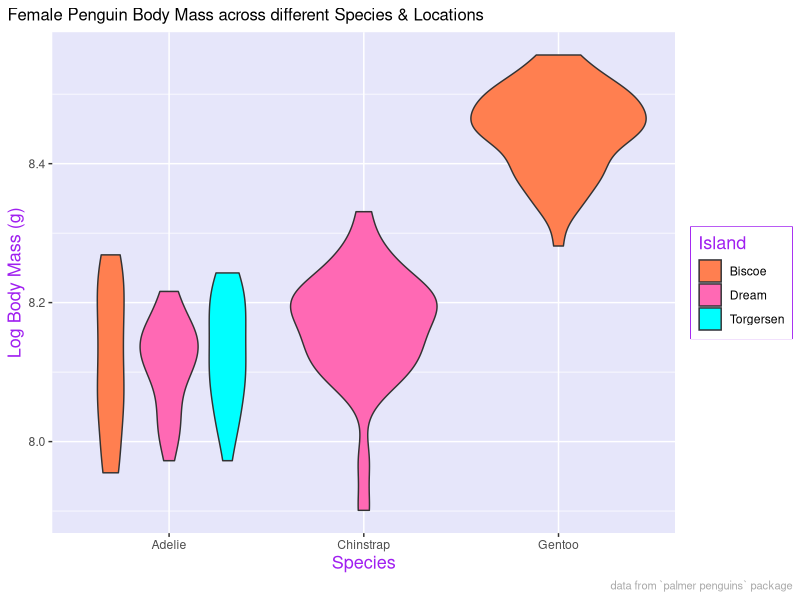
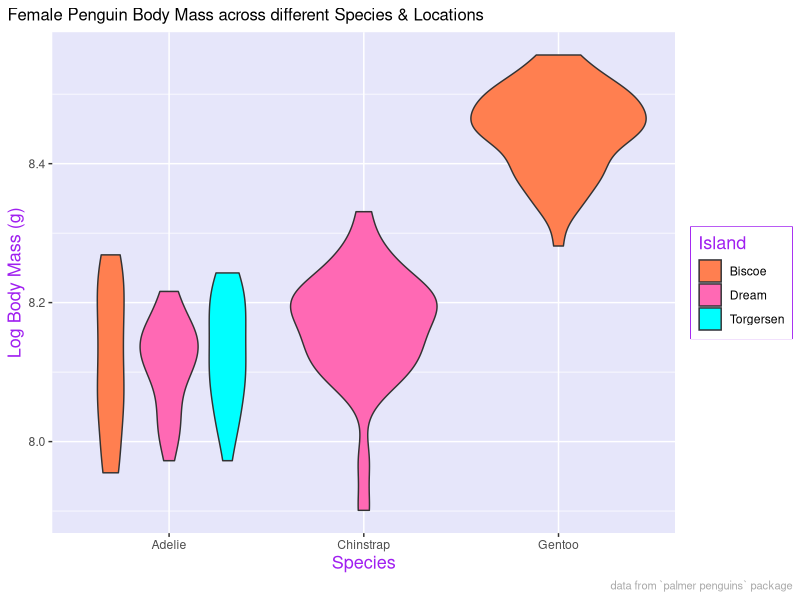

Source code (R) for these figures, in order:
###### General Info ######------------------------------------------------
# Homework Week 4
# For dataset penguins, this script will:
#   1. Calculate mean and variance of body mass by species, island, and sex
#       without any NAs
#   2. Excludes male penguins, calculates log body mass, selects only
#      columns for species, island, sex, log body mass. Then uses these data
#       to make a plot with clean & clear labels. Saves plot in output folder.
#
# created: 2023-02-14
# created by: Marisa Mackie
# collaboration with: Jesse & Avetis
# edited: 2023-02-14

###### Load Libraries ######-------------------------------------------
library(palmerpenguins)
library(tidyverse)
library(here)

###### Data ######-----------------------------------------------------
view(penguins) # Opens penguins in data viewer

###### Analysis ######-------------------------------------------------

#------[Part 1]------
# Creates new dataframe "peng_body_mass" using data from penguins
peng_body_mass <- penguins %>% 
  group_by(species, island, sex) %>% # Groups by species, island, and sex
  drop_na(sex) %>% # Excludes NA values for sex
  # Calculates mean & variance of body mass, excluding NA values
  summarize(mean_body_mass = mean(body_mass_g, na.rm = TRUE),
            var_body_mass = var(body_mass_g, na.rm = TRUE))

view(peng_body_mass) # Opens peng_body_mass in data viewer

#------[Part 2]------
# Creates new dataframe "peng_summary" using data from penguins
peng_summary <- penguins %>% 
  filter(sex != "male") %>% # Excludes male penguins
  mutate(log_body_mass = log(body_mass_g)) %>% # Calculates log body mass and adds new column called log_body_mass
  select(species, island, sex, log_body_mass) # Selects only columns for species, island, sex, log body mass

view(peng_summary) # Opens "peng_summary" in data viewer

# Creates a plot using data from peng_summary
ggplot(data = peng_summary,
       # maps variables on plot to data variables
       mapping = aes(x = species,
                     y = log_body_mass,
                     fill = island)) +

  geom_violin()+ # plot will be a violin plot
  
    # Creates labels for x-axis, y-axis, legend, plot title, and caption
    labs(x = "Species",
         y = "Log Body Mass (g)",
         fill = "Island",
         title = "Female Penguin Body Mass across different Species & Locations",
         caption = "data from `palmer penguins` package")+
  
    scale_fill_manual(values = c("coral", "hotpink", "cyan"))+ # Changes fill colors to the manually-specified colors
  
    # Changes size and color for various plot elements
    theme(axis.title = element_text(size = 13, color = "purple"),
          legend.title = element_text(size = 13, color = "purple"),
          legend.box.background = element_rect(color = "purple"),
          panel.background = element_rect(fill = "lavender"),
          plot.title = element_text(size = 12, color = "black"),
          plot.caption = element_text(size = 8, color = "darkgray"),
          plot.caption.position = "plot",
          plot.title.position = "plot")

# Saves plot in output folder as "peng_plot"
ggsave(here("Week_04","output","peng_plot.png"),
        width = 5, height = 5)